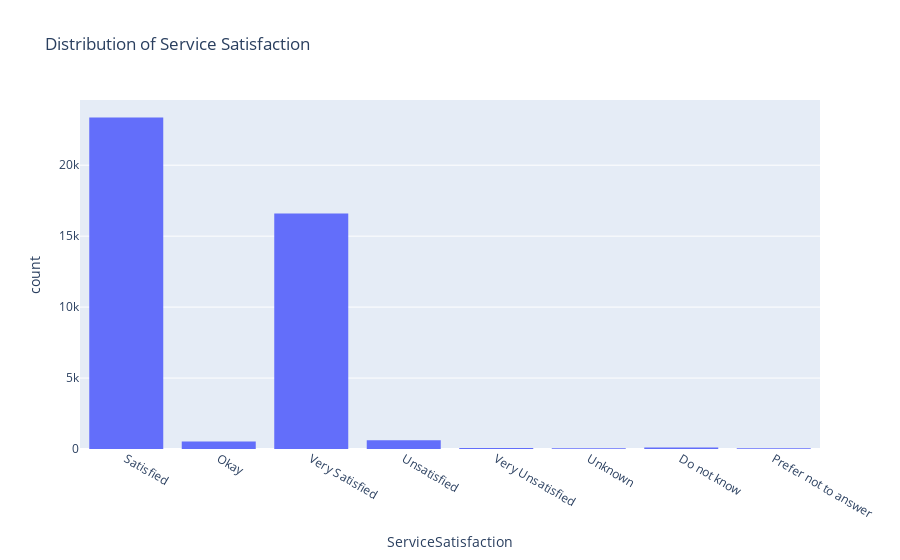

The notebook cell saved with this chart:
### Code cell
fig = px.histogram(data, x='ServiceSatisfaction', title='Distribution of Service Satisfaction')
fig.update_layout(bargap=0.2)
fig.show()

### Figure 1 — Plotly figure (JSON) as saved in the notebook; plotly's stock layout.template omitted (floating-point values rounded to 4 significant figures; data arrays with more than 128 entries replaced by an {"elided": "..."} marker saying what was removed)
{"data": [{"alignmentgroup": "True", "bingroup": "x", "hovertemplate": "ServiceSatisfaction=%{x}<br>count=%{y}<extra></extra>", "legendgroup": "", "marker": {"color": "#636efa", "pattern": {"shape": ""}}, "name": "", "offsetgroup": "", "orientation": "v", "showlegend": false, "type": "histogram", "x": {"elided": "41384 str values"}, "xaxis": "x", "yaxis": "y"}], "layout": {"bargap": 0.2, "barmode": "relative", "legend": {"tracegroupgap": 0}, "title": {"text": "Distribution of Service Satisfaction"}, "xaxis": {"anchor": "y", "domain": [0, 1], "title": {"text": "ServiceSatisfaction"}}, "yaxis": {"anchor": "x", "domain": [0, 1], "title": {"text": "count"}}}}
